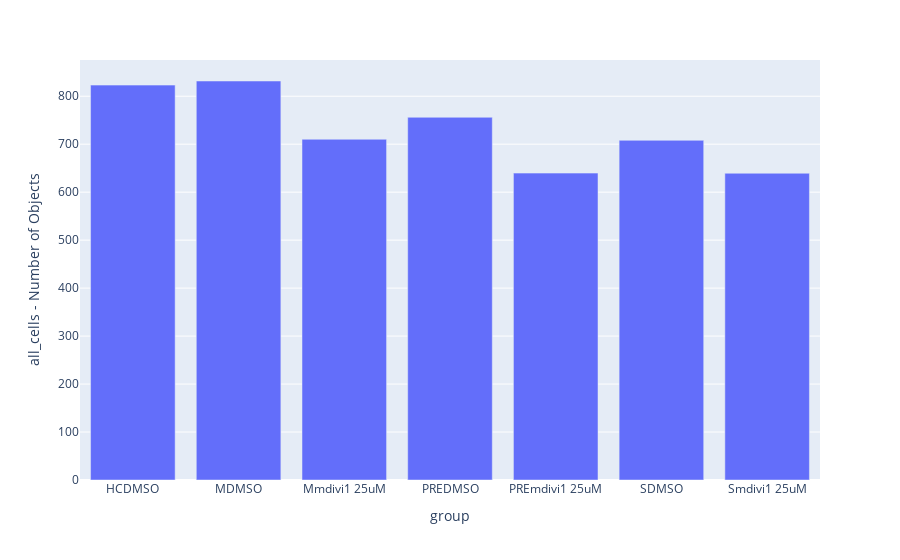

Notebook code for this chart:
### Code cell
#count per group
mfn1_df_count = mfn1_df.groupby(level=1).mean()
mfn1_df_count = mfn1_df_count.reset_index()
count_cells = px.bar(mfn1_df_count, x = "group", y = "all_cells - Number of Objects",
            barmode = 'group')

count_cells.show()

### Figure 1 — Plotly figure (JSON) as saved in the notebook; plotly's stock layout.template omitted (floating-point values rounded to 4 significant figures)
{"data": [{"alignmentgroup": "True", "hovertemplate": "group=%{x}<br>all_cells - Number of Objects=%{y}<extra></extra>", "legendgroup": "", "marker": {"color": "#636efa", "pattern": {"shape": ""}}, "name": "", "offsetgroup": "", "orientation": "v", "showlegend": false, "textposition": "auto", "type": "bar", "x": ["HCDMSO", "MDMSO", "Mmdivi1 25uM", "PREDMSO", "PREmdivi1 25uM", "SDMSO", "Smdivi1 25uM"], "xaxis": "x", "y": [823.1, 831.7, 710.2, 756.1, 639.7, 708.1, 639.4], "yaxis": "y"}], "layout": {"barmode": "group", "legend": {"tracegroupgap": 0}, "margin": {"t": 60}, "xaxis": {"anchor": "y", "domain": [0, 1], "title": {"text": "group"}}, "yaxis": {"anchor": "x", "domain": [0, 1], "title": {"text": "all_cells - Number of Objects"}}}}
